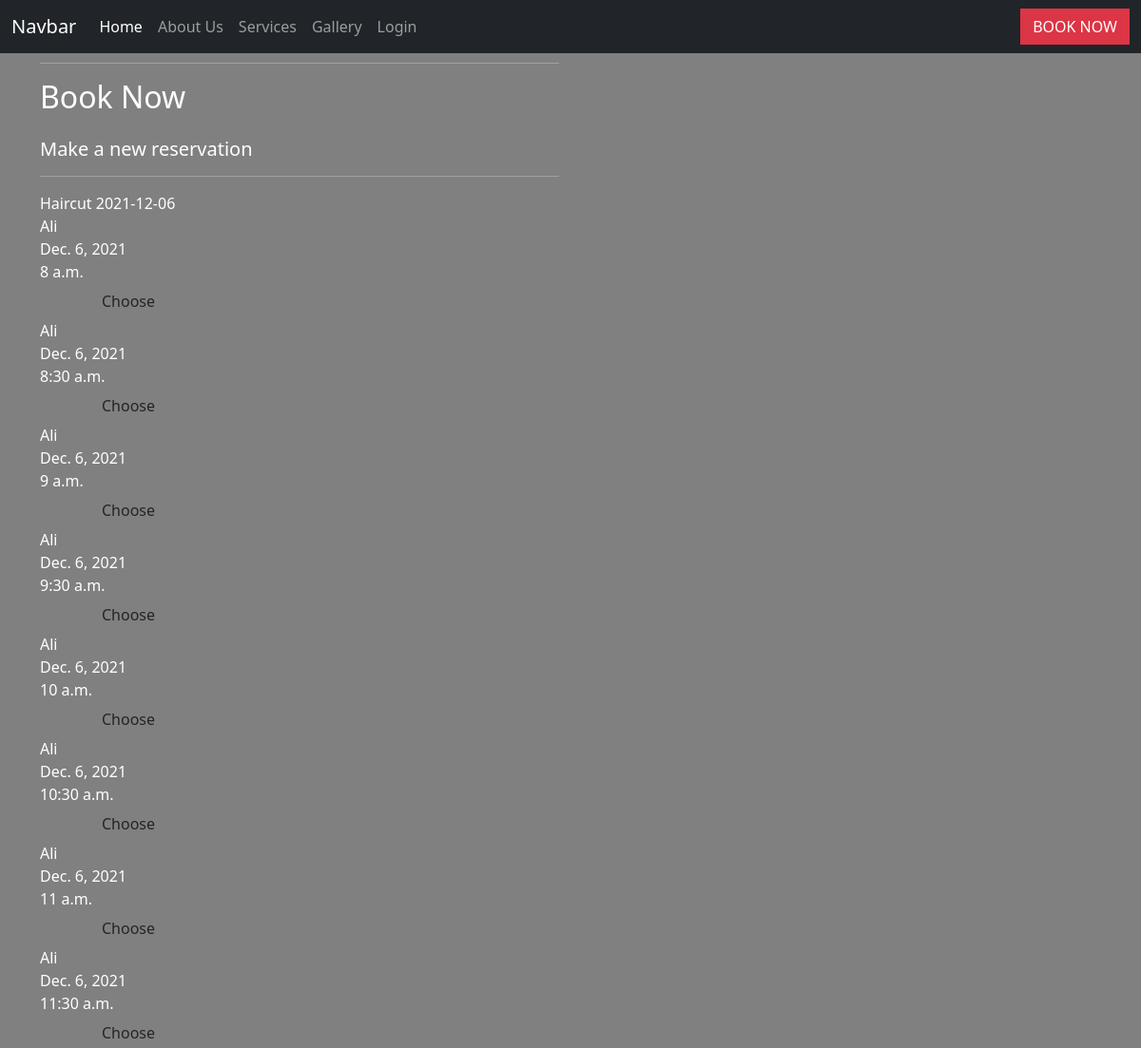
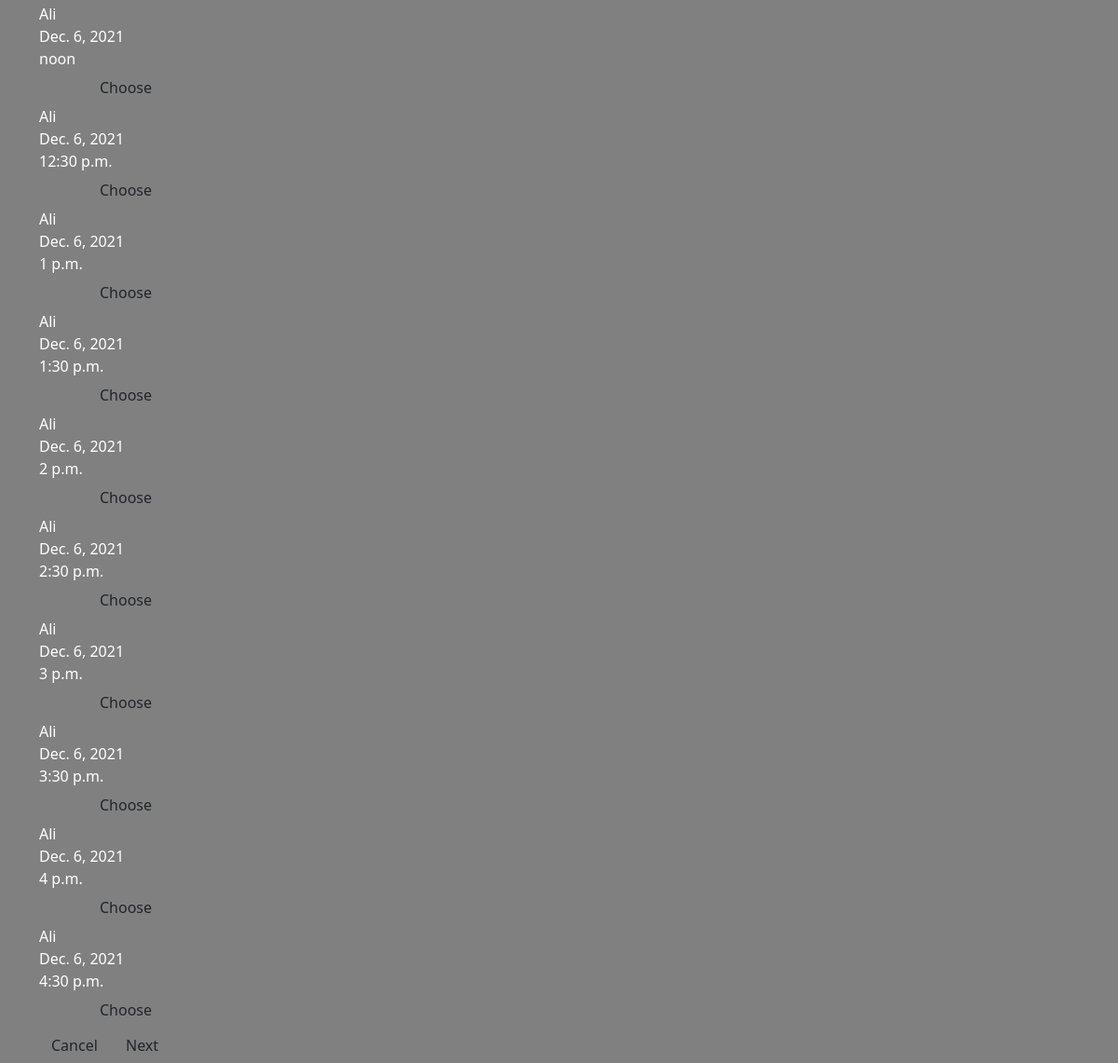
The page /booking/booking/1/2021-12-06/1 on the database its author committed (2 pictures, top to bottom).
### booking/models.py (models this page shows, shortened)
class Treatment(models.Model):
    name = models.CharField(max_length=254)
    description = models.CharField(max_length=1000)
    price = models.DecimalField(max_digits=6, decimal_places=2)
    duration = models.DurationField(null=False, blank=False)
    def __str__(self):
        return self.name

class Availability(models.Model):
    class Meta:
        verbose_name_plural = 'Availabilities'
    barber = models.ForeignKey('Barber', null=False, blank=False,
                                 on_delete=models.PROTECT)
    date = models.DateField(null=False, blank=False)
    time = models.TimeField(null=False, blank=False)
    available = models.BooleanField(default=True)

class Barber(models.Model):
    barber_name = models.CharField(max_length=254)
    profile_picture = models.ImageField(null=True, blank=True)
    start_time = models.TimeField(default='08:00:00')
    end_time = models.TimeField(default='17:00:00')

### booking/views.py (the view)
# urls.py: path('booking/<int:treatment_id>/<str:day>/<int:barber_id>', views.new_booking_4, name='new_booking_4'),
def new_booking_4(request, treatment_id, day, barber_id):
    treatment = get_object_or_404(Treatment, id=treatment_id)
    barber = get_object_or_404(Barber, id=barber_id)
    make_availabilities()
    availabilities = Availability.objects.filter(barber=barber, date=day, available=True)
    template = 'booking/new_booking_4.html'
    context = {
        'treatment': treatment,
        'day': day,
        'barber': barber,
        'availabilities': availabilities,
    }
    return render(request, template, context)

### booking/views.py (called while the page is built)
def daterange(start_date, end_date):
    for n in range(int((end_date - start_date).days)):
        yield start_date + timedelta(n)

def timerange(start_time, end_time):
    for n in range(int((end_time - start_time).seconds/1800)):
        delta = 30 * n
        yield start_time + timedelta(minutes=delta)

### booking/templates/booking/new_booking_4.html (shortened to what this page needs)
{% extends "base.html" %}
{% load static %}
{% block content %}
    <div class="container">
        {% include 'includes/new-booking-header.html' %}
        {{ treatment }}
        {{ day }}
        {% for availability in availabilities %}
            <div class="availability col-3">{{ availability.barber.barber_name }}</div>
            <div class="availability col-3">{{ availability.date }}</div>
            <div class="availability col-3">{{ availability.time }}</div>
            <a href="{% url 'new_booking_5' treatment.id day barber.id availability.id %}" class="btn treatment-select col-4 col-md-2">Choose</a>
        {% endfor %}
        {% include 'includes/buttons-bottom.html' %}
    </div>
{% endblock %}

### templates/base.html (shortened to what this page needs)
{% load static %}
<!doctype html>
<html lang="en">
  <head>
    {% block corecss %}
        <link href="https://cdn.jsdelivr.net/npm/bootstrap@5.1.3/dist/css/bootstrap.min.css" rel="stylesheet">
        <link rel="stylesheet" href="https://use.fontawesome.com/releases/v5.15.4/css/all.css">
        <link rel="stylesheet" href="{% static 'css/style.css' %}">
    {% endblock %}
  </head>
  <body>
    {% include 'includes/main-nav.html' %}
    <div class="nav-block"></div>
    {% block content %}
    {% endblock %}
  </body>
</html>

### templates/includes/main-nav.html (shortened to what this page needs)
<nav class="navbar navbar-expand-lg navbar-dark bg-dark fixed-top">
    <div class="container-fluid">
        <a class="navbar-brand" href="#">Navbar</a>
        <div class="collapse navbar-collapse" id="navbarSupportedContent">
            <ul class="navbar-nav me-auto mb-2 mb-lg-0">
                <li class="nav-item">
                    <a class="nav-link active" aria-current="page" href="/">Home</a>
                </li>
                <li class="nav-item">
                    <a class="nav-link" href="/team/">About Us</a>
                </li>
                <li class="nav-item">
                    <a class="nav-link" href="#">Services</a>
                </li>
                <li class="nav-item">
                    <a class="nav-link" href="/gallery/">Gallery</a>
                </li>
                <li class="nav-item">
                    <a class="nav-link" href="/accounts/login/">Login</a>
                </li>
            </ul>
        </div>
        <a class="btn btn-danger rounded-0" href="/booking/">BOOK NOW</a>
    </div>
</nav>

### booking/templates/includes/new-booking-header.html
<div class="row">
    <div class="col-12 col-md-6">
        <hr>
        <h2 class="logo-font mb-4">Book Now</h2>
        <h5>Make a new reservation</h5>
        <hr>
    </div>
</div>

### booking/templates/includes/buttons-bottom.html
<div class="text-right">
    <a class="btn btn-outline-black rounded-0" href="{% url 'home' %}">Cancel</a>
    <button class="btn btn-black rounded-0" type="submit">Next</button>
</div>

### static/css/style.css (style rules this page uses)
body { color: white; background-color: gray; }
.nav-block { height: 50px; }

### rows shown on the page
Treatment: name "Haircut"
Availability: barber.barber_name "Ali", date "Dec. 6, 2021", time "8 a.m."
Availability: barber.barber_name "Ali", date "Dec. 6, 2021", time "8:30 a.m."
Availability: barber.barber_name "Ali", date "Dec. 6, 2021", time "9 a.m."
Availability: barber.barber_name "Ali", date "Dec. 6, 2021", time "9:30 a.m."
Availability: barber.barber_name "Ali", date "Dec. 6, 2021", time "10 a.m."
Availability: barber.barber_name "Ali", date "Dec. 6, 2021", time "10:30 a.m."
Availability: barber.barber_name "Ali", date "Dec. 6, 2021", time "11 a.m."
Availability: barber.barber_name "Ali", date "Dec. 6, 2021", time "11:30 a.m."
Availability: barber.barber_name "Ali", date "Dec. 6, 2021", time "noon"
Availability: barber.barber_name "Ali", date "Dec. 6, 2021", time "12:30 p.m."
Availability: barber.barber_name "Ali", date "Dec. 6, 2021", time "1 p.m."
Availability: barber.barber_name "Ali", date "Dec. 6, 2021", time "1:30 p.m."
Availability: barber.barber_name "Ali", date "Dec. 6, 2021", time "2 p.m."
Availability: barber.barber_name "Ali", date "Dec. 6, 2021", time "2:30 p.m."
Availability: barber.barber_name "Ali", date "Dec. 6, 2021", time "3 p.m."
Availability: barber.barber_name "Ali", date "Dec. 6, 2021", time "3:30 p.m."
Availability: barber.barber_name "Ali", date "Dec. 6, 2021", time "4 p.m."
Availability: barber.barber_name "Ali", date "Dec. 6, 2021", time "4:30 p.m."

### other values the page prints
{{ day }} "2021-12-06"
